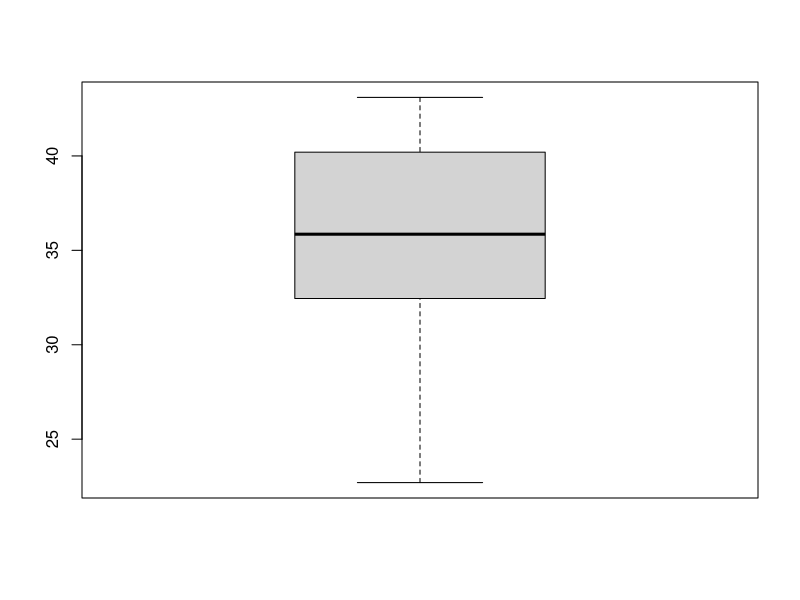
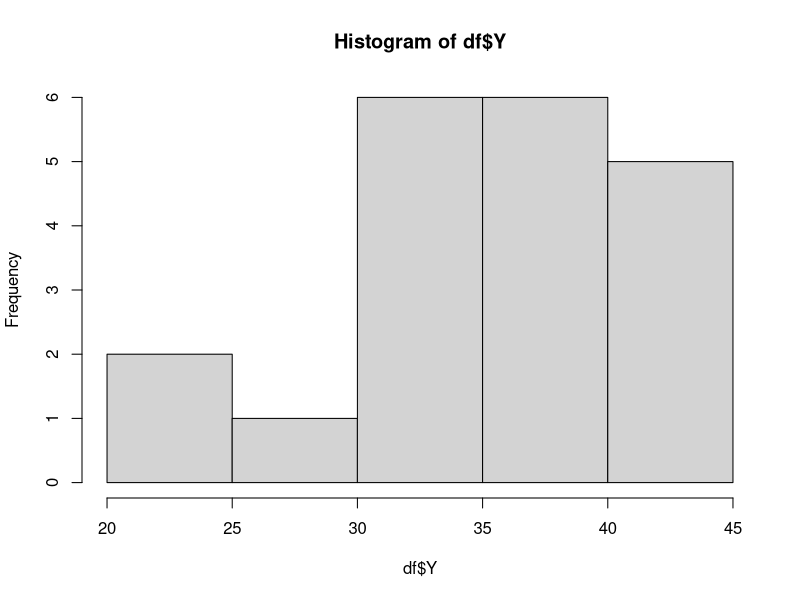
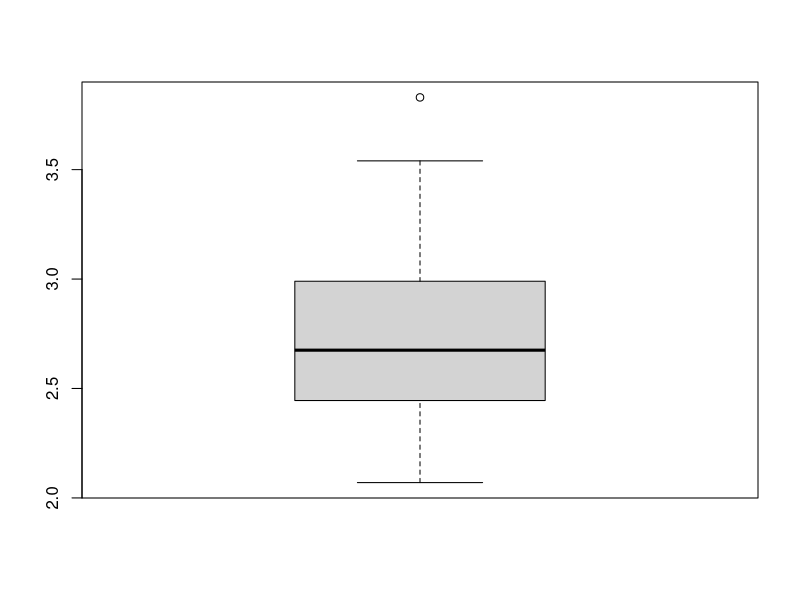
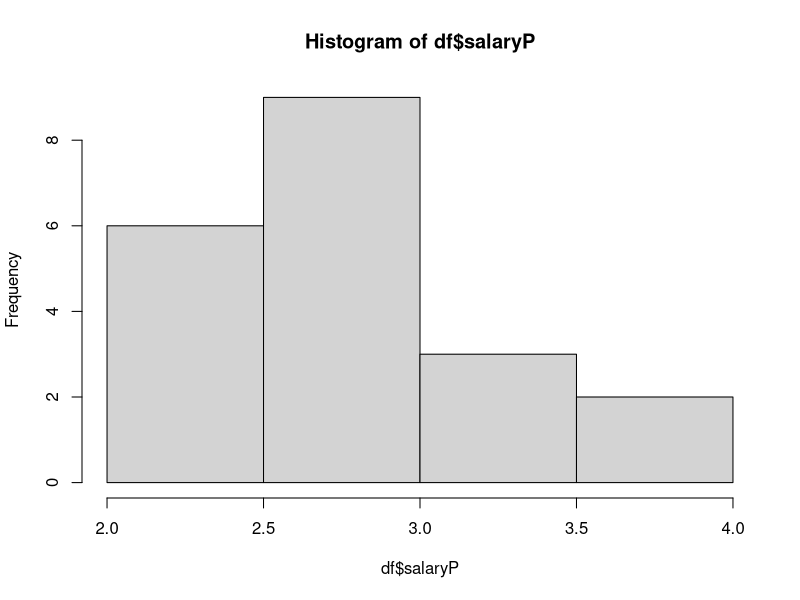
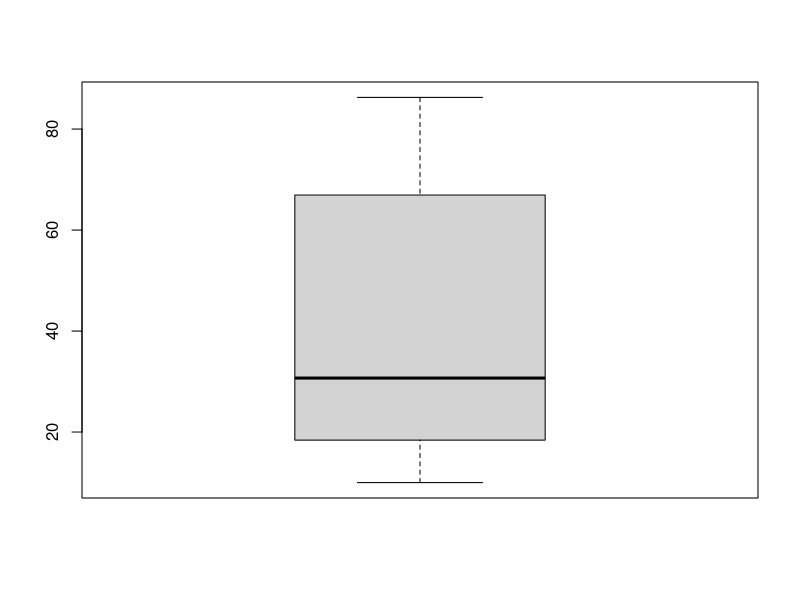
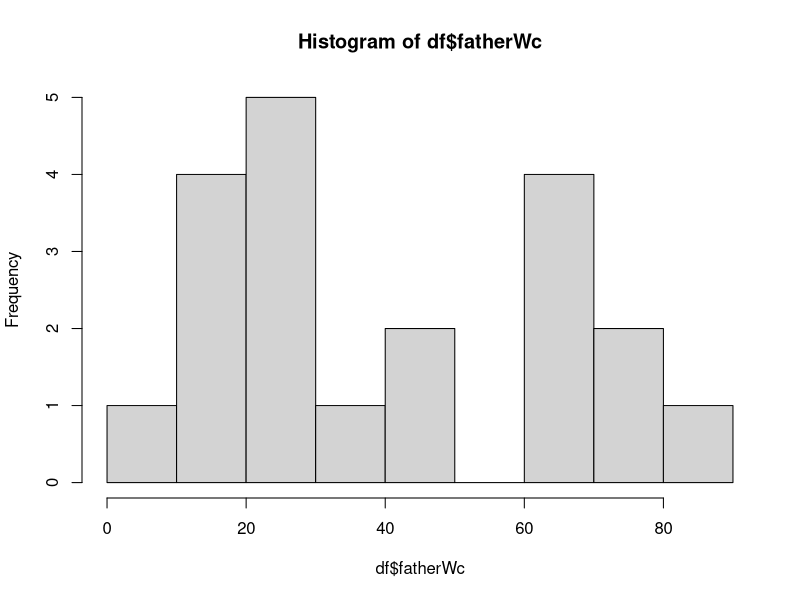
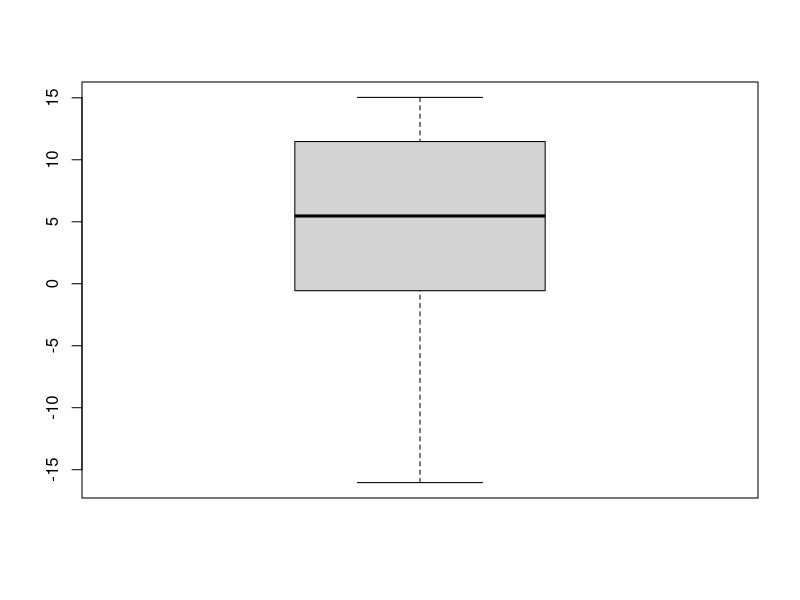
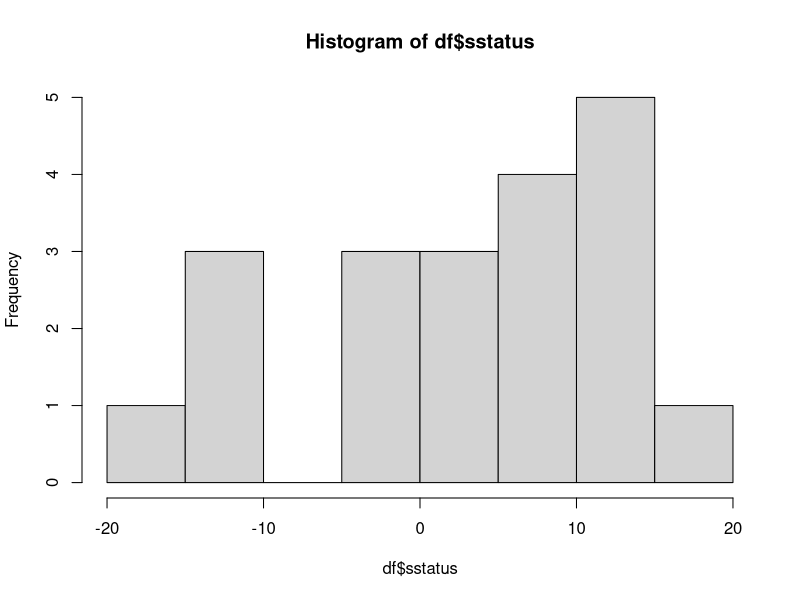

These figures' R source, in order:
# md 8 robust stats
# 1. import data
library(robustbase)
df<-coleman
attach(df)
# 2. descriptive stats for value Y and all the arguments (salary, ...)
#     Describe the variable TYPES, draw boxplots and histograms
library(psych)
describe(df$Y)
boxplot(df$Y)
hist(df$Y)
describe(df$salaryP)
boxplot(df$salaryP)
hist(df$salaryP)
describe(df$fatherWc)
boxplot(df$fatherWc)
hist(df$fatherWc)
describe(df$sstatus)
boxplot(df$sstatus)
hist(df$sstatus)
describe(df$teacherSc)
boxplot(df$teacherSc)
hist(df$teacherSc)
describe(df$motherLev)
boxplot(df$motherLev)
hist(df$motherLev)
# 3. look at the correlations between vars
correlations<-cor(df)
correlations[6,]
correlations[3,]
# 4. Do multifactor linear regression for Y, do all the tests and checks
#     (linreg conditions/requirements check, diagnostics, etc)
fit_multi<-lm(Y~., data=df)
summary(fit_multi)
library(car)
vif(fit_multi)
fit_multi<-step(fit_multi)
summary(fit_multi)
plot(fit_multi)
# Residuals vs fitted: Minor visually apparent correlation
# Normal QQ: Two significant oultiers, mostly normally distributed residuals
# Scale-Location: not much apparent heteroscedacity
# Leverage: No outliers with leverage
acf(fit_multi$residuals) 
durbinWatsonTest(fit_multi)
library(nortest)
lillie.test(fit_multi$residuals)
ncvTest(fit_multi)
# 5. Do robust regression, compare p-values, r-squared, parameter evals
fit<-lmrob(Y~.,data=df)
summary(fit)

plot(fit)
# Residuals vs leverage: One outlier with leverage (point 18)
# Normal QQ vs residuals: All error terms besides outliers normally distributed
# Response vs fitted: Two significant outliers, otherwise close fit
# Residuals vs fitted: No clear pattern, can assume residuals are IID
# Sqrt of residuals: can see some heteroscedacity (increasing with Y)
